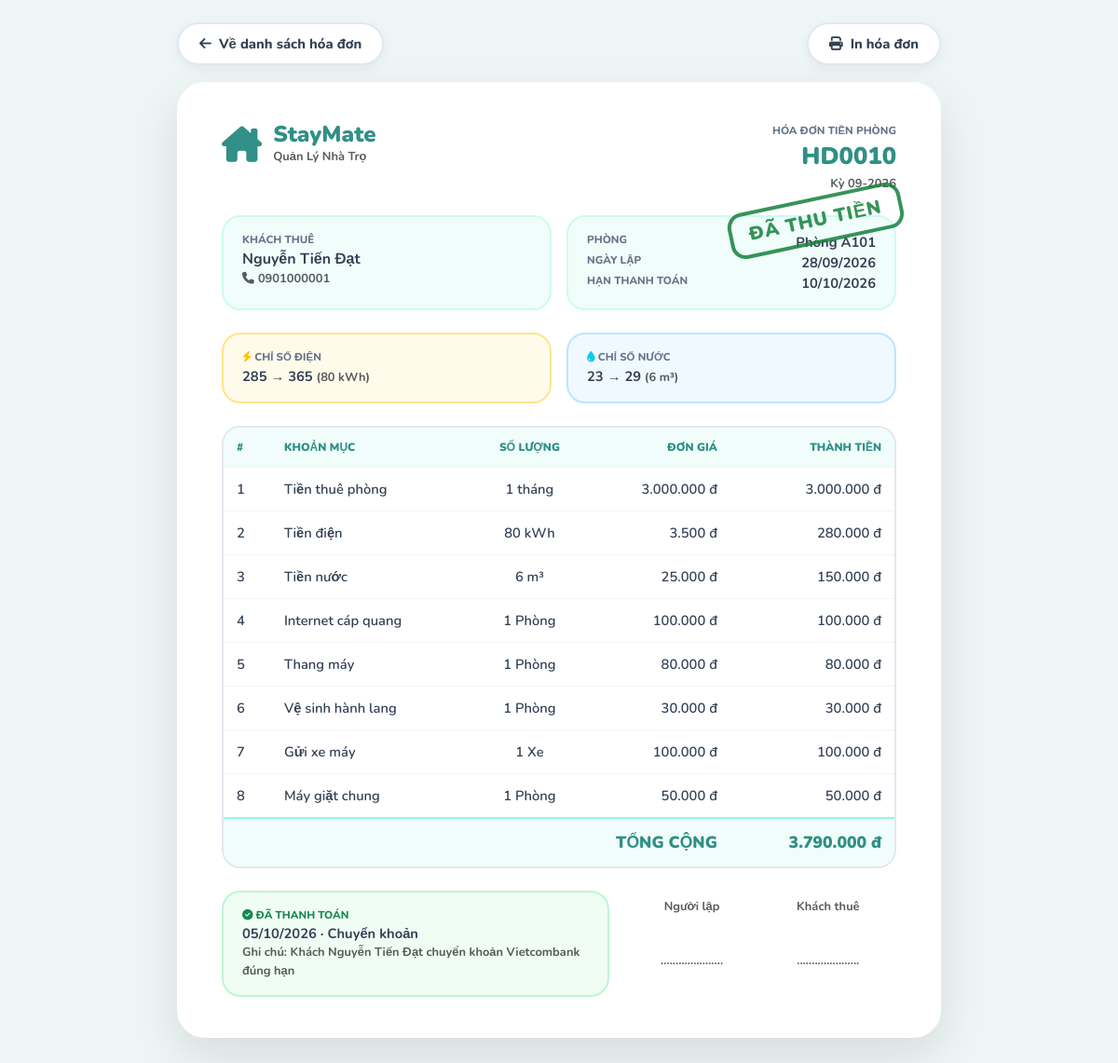
The page /index.php?route=invoices/detail&id=10 (signed in) on the database its author committed.
### tables this page shows
CREATE TABLE `invoices` (
  `id` int NOT NULL AUTO_INCREMENT,
  `room_id` int NOT NULL,
  `contract_id` int NOT NULL,
  `month_year` varchar(7) NOT NULL,
  `room_price` decimal(10,2) DEFAULT '0.00',
  `electric_amount` decimal(10,2) DEFAULT '0.00',
  `water_amount` decimal(10,2) DEFAULT '0.00',
  `service_fee` decimal(10,2) DEFAULT '0.00',
  `total_amount` decimal(10,2) NOT NULL,
  `status` enum('unpaid','paid') DEFAULT 'unpaid',
  `due_date` date DEFAULT NULL,
  `paid_at` datetime DEFAULT NULL,
  `payment_method` varchar(20) DEFAULT NULL,
  `payment_note` varchar(255) DEFAULT NULL,
  `created_at` timestamp NULL DEFAULT CURRENT_TIMESTAMP,
  PRIMARY KEY (`id`),
  UNIQUE KEY `unique_invoice_month` (`room_id`,`month_year`),
  KEY `idx_invoices_contract` (`contract_id`),
  CONSTRAINT `fk_invoices_contract` FOREIGN KEY (`contract_id`) REFERENCES `contracts` (`id`),
  CONSTRAINT `fk_invoices_room` FOREIGN KEY (`room_id`) REFERENCES `rooms` (`id`)
);

CREATE TABLE `users` (
  `id` int NOT NULL AUTO_INCREMENT,
  `username` varchar(50) NOT NULL,
  `password` varchar(255) NOT NULL,
  `full_name` varchar(100) NOT NULL,
  `phone` varchar(20) NOT NULL,
  `cccd` varchar(20) DEFAULT NULL,
  `birthday` date DEFAULT NULL,
  `gender` varchar(10) DEFAULT 'Nam',
  `email` varchar(100) NOT NULL,
  `occupation` varchar(100) DEFAULT NULL,
  `hometown` varchar(255) DEFAULT NULL,
  `emergency_contact` varchar(100) DEFAULT NULL,
  `status` varchar(50) DEFAULT 'Đang thuê',
  `roommate_name` varchar(100) DEFAULT NULL,
  `roommate_phone` varchar(20) DEFAULT NULL,
  `role` enum('admin','landlord','tenant','manager') NOT NULL DEFAULT 'tenant',
  `preferred_room_id` int DEFAULT NULL,
  `created_at` timestamp NULL DEFAULT CURRENT_TIMESTAMP,
  PRIMARY KEY (`id`),
  UNIQUE KEY `username` (`username`),
  UNIQUE KEY `email` (`email`)
);

CREATE TABLE `rooms` (
  `id` int NOT NULL AUTO_INCREMENT,
  `building_id` int DEFAULT NULL,
  `room_number` varchar(20) NOT NULL,
  `price` decimal(10,2) NOT NULL,
  `status` varchar(20) DEFAULT 'available',
  `description` text,
  `created_at` timestamp NULL DEFAULT CURRENT_TIMESTAMP,
  PRIMARY KEY (`id`),
  UNIQUE KEY `room_number` (`room_number`),
  KEY `idx_rooms_building` (`building_id`),
  CONSTRAINT `fk_rooms_building` FOREIGN KEY (`building_id`) REFERENCES `buildings` (`id`) ON DELETE SET NULL
);

CREATE TABLE `utilities_readings` (
  `id` int NOT NULL AUTO_INCREMENT,
  `room_id` int NOT NULL,
  `month_year` varchar(7) NOT NULL,
  `electric_old` int NOT NULL,
  `electric_new` int NOT NULL,
  `water_old` int NOT NULL,
  `water_new` int NOT NULL,
  `created_at` timestamp NULL DEFAULT CURRENT_TIMESTAMP,
  PRIMARY KEY (`id`),
  UNIQUE KEY `unique_room_month` (`room_id`,`month_year`),
  CONSTRAINT `fk_utilities_room` FOREIGN KEY (`room_id`) REFERENCES `rooms` (`id`)
);

CREATE TABLE `invoice_details` (
  `id` int NOT NULL AUTO_INCREMENT,
  `invoice_id` int NOT NULL,
  `service_id` int DEFAULT NULL,
  `quantity` decimal(10,2) NOT NULL DEFAULT '1.00',
  `applied_price` decimal(10,2) NOT NULL,
  `subtotal` decimal(10,2) NOT NULL,
  PRIMARY KEY (`id`),
  KEY `idx_invoice_details_invoice` (`invoice_id`),
  KEY `idx_invoice_details_service` (`service_id`),
  CONSTRAINT `fk_invoice_details_invoice` FOREIGN KEY (`invoice_id`) REFERENCES `invoices` (`id`) ON DELETE CASCADE,
  CONSTRAINT `fk_invoice_details_service` FOREIGN KEY (`service_id`) REFERENCES `services` (`id`) ON DELETE SET NULL
);

CREATE TABLE `services` (
  `id` int NOT NULL AUTO_INCREMENT,
  `service_name` varchar(100) NOT NULL,
  `unit_price` decimal(10,2) NOT NULL,
  `unit` varchar(50) NOT NULL,
  `is_active` tinyint(1) DEFAULT '1',
  `created_at` timestamp NULL DEFAULT CURRENT_TIMESTAMP,
  PRIMARY KEY (`id`)
);

### app/views/invoices/detail.php (the view, shortened to what the rows shown need)
<?php
if (!function_exists('h')) {
    function h($s) { return htmlspecialchars((string)$s, ENT_QUOTES, 'UTF-8'); }
}
if (!function_exists('money')) {
    function money($n) { return number_format((float)$n, 0, ',', '.') . ' đ'; }
}
$b = $inv['breakdown'];
$isPaid = $inv['status'] === 'paid';
$stLabel = $isPaid ? 'ĐÃ THU TIỀN' : ($inv['is_overdue'] ? 'QUÁ HẠN' : 'CHƯA THU');
$stColor = $isPaid ? '#15803d' : ($inv['is_overdue'] ? '#b91c1c' : '#b45309');
?>
<!DOCTYPE html>
<html lang="vi">
<head>
    <link href="https://cdn.jsdelivr.net/npm/bootstrap@5.3.0/dist/css/bootstrap.min.css" rel="stylesheet">
    <link rel="stylesheet" href="https://cdnjs.cloudflare.com/ajax/libs/font-awesome/6.4.0/css/all.min.css">
</head>
<body>
<div class="toolbar no-print">
    <a class="btn-pill" href="index.php?route=invoices&period=<?= urlencode($inv['month_year']) ?>"><i class="fa-solid fa-arrow-left"></i> Về danh sách hóa đơn</a>
    <div class="d-flex gap-2">
        <button class="btn-pill" onclick="window.print()"><i class="fa-solid fa-print"></i> In hóa đơn</button>
    </div>
</div>
<div class="paper">
    <div class="stamp" style="color:<?= $stColor ?>;border-color:<?= $stColor ?>"><?= $stLabel ?></div>
    <div class="d-flex justify-content-between align-items-start mb-4">
        <div class="brand">
            <i class="fa-solid fa-house-chimney"></i>
            <div><b>StayMate</b><span class="small text-muted fw-bold">Quản Lý Nhà Trọ</span></div>
        </div>
        <div class="text-end">
            <div class="label-s">Hóa đơn tiền phòng</div>
            <div style="font-weight:900;font-size:1.6rem;color:var(--teal-main)"><?= h($inv['code']) ?></div>
            <div class="small fw-bold text-muted">Kỳ <?= h($inv['month_year']) ?></div>
        </div>
    </div>
    <div class="row g-3 mb-4">
        <div class="col-md-6">
            <div class="info-box h-100">
                <div class="label-s">Khách thuê</div>
                <div class="fw-bold fs-6"><?= h($inv['tenant_name'] ?? '—') ?></div>
                <div class="small text-muted fw-bold"><i class="fa-solid fa-phone me-1"></i><?= h($inv['tenant_phone'] ?? '—') ?></div>
            </div>
        </div>
        <div class="col-md-6">
            <div class="info-box h-100">
                <div class="d-flex justify-content-between"><span class="label-s">Phòng</span><b>Phòng <?= h($inv['room_number']) ?></b></div>
                <div class="d-flex justify-content-between"><span class="label-s">Ngày lập</span><b><?= date('d/m/Y', strtotime($inv['created_at'])) ?></b></div>
                <div class="d-flex justify-content-between"><span class="label-s">Hạn thanh toán</span><b class="<?= $inv['is_overdue'] ? 'text-danger' : '' ?>"><?= date('d/m/Y', strtotime($inv['due_date'])) ?></b></div>
            </div>
        </div>
    </div>
    <?php if (isset($inv['electric_old'])): ?>
    <div class="row g-3 mb-4">
        <div class="col-6"><div class="info-box" style="background:#fffbeb;border-color:#fde68a"><div class="label-s"><i class="fa-solid fa-bolt text-warning"></i> Chỉ số điện</div><b><?= (int)$inv['electric_old'] ?> → <?= (int)$inv['electric_new'] ?></b> <span class="small text-muted fw-bold">(<?= max(0, $inv['electric_new'] - $inv['electric_old']) ?> kWh)</span></div></div>
        <div class="col-6"><div class="info-box" style="background:#f0f9ff;border-color:#bae6fd"><div class="label-s"><i class="fa-solid fa-droplet text-info"></i> Chỉ số nước</div><b><?= (int)$inv['water_old'] ?> → <?= (int)$inv['water_new'] ?></b> <span class="small text-muted fw-bold">(<?= max(0, $inv['water_new'] - $inv['water_old']) ?> m³)</span></div></div>
    </div>
    <?php endif; ?>
    <table class="inv mb-4">
        <thead><tr><th>#</th><th>Khoản mục</th><th class="text-center">Số lượng</th><th class="text-end">Đơn giá</th><th class="text-end">Thành tiền</th></tr></thead>
        <tbody>
        <?php foreach ($b['lines'] as $i => $l): ?>
            <tr>
                <td><?= $i + 1 ?></td>
                <td><?= h($l['label']) ?></td>
                <td class="text-center"><?= rtrim(rtrim(number_format($l['qty'], 2, ',', '.'), '0'), ',') ?> <?= h($l['unit']) ?></td>
                <td class="text-end"><?= money($l['price']) ?></td>
                <td class="text-end"><?= money($l['amount']) ?></td>
            </tr>
        <?php endforeach; ?>
        </tbody>
        <tfoot><tr><td colspan="4" class="text-end">TỔNG CỘNG</td><td class="text-end"><?= money($inv['total_amount']) ?></td></tr></tfoot>
    </table>
    <div class="row g-3">
        <div class="col-md-7">
            <div class="info-box" style="background:<?= $isPaid ? '#f0fdf4' : '#fffbeb' ?>;border-color:<?= $isPaid ? '#bbf7d0' : '#fde68a' ?>">
                <?php if ($isPaid): ?>
                    <div class="label-s text-success"><i class="fa-solid fa-circle-check"></i> Đã thanh toán</div>
                    <div class="fw-bold"><?= $inv['paid_at'] ? date('d/m/Y', strtotime($inv['paid_at'])) : '' ?> · <?= h($methods[$inv['payment_method'] ?? ''] ?? '—') ?></div>
                    <?php if (!empty($inv['payment_note'])): ?><div class="small text-muted fw-bold">Ghi chú: <?= h($inv['payment_note']) ?></div><?php endif; ?>
                <?php else: ?>
                    <div class="label-s" style="color:#b45309"><i class="fa-regular fa-clock"></i> Chưa thanh toán</div>
                    <div class="fw-bold">Vui lòng thanh toán trước <?= date('d/m/Y', strtotime($inv['due_date'])) ?>.</div>
                <?php endif; ?>
            </div>
        </div>
        <div class="col-md-5 text-center small fw-bold text-muted pt-2">
            <div class="d-flex justify-content-around"><div>Người lập<br><br><br>.....................</div><div>Khách thuê<br><br><br>.....................</div></div>
        </div>
    </div>
</div>
</body>
</html>

### rows shown on the page
invoices: status "ĐÃ THU TIỀN", month_year "09-2026", created_at "28/09/2026", due_date "10/10/2026", total_amount "3.790.000 đ", paid_at "05/10/2026", payment_method "Chuyển khoản", payment_note "Khách Nguyễn Tiến Đạt chuyển khoản Vietcombank đúng hạn"
users: full_name "Nguyễn Tiến Đạt", phone "0901000001"
rooms: room_number "A101"
utilities_readings: electric_old "285", electric_new "365", max(0, $inv['electric_new'] - $inv['electric_old']) "80", water_old "23", water_new "29", max(0, $inv['water_new'] - $inv['water_old']) "6"
invoice_details: service.service_name "Tiền nước", invoice "6", service.unit "m³", price "25.000 đ", amount "150.000 đ"

### other values the page prints
$inv['code'] "HD0010"
$l['label'] "Tiền thuê phòng"
rtrim(rtrim(number_format($l['qty'], 2, ',', '.'), '0'), ',') "1"
$l['unit'] "tháng"
money($l['price']) "3.000.000 đ"
money($l['amount']) "3.000.000 đ"
$l['label'] "Tiền điện"
rtrim(rtrim(number_format($l['qty'], 2, ',', '.'), '0'), ',') "80"
$l['unit'] "kWh"
money($l['price']) "3.500 đ"
money($l['amount']) "280.000 đ"
$l['label'] "Internet cáp quang"
$l['unit'] "Phòng"
money($l['price']) "100.000 đ"
money($l['amount']) "100.000 đ"
